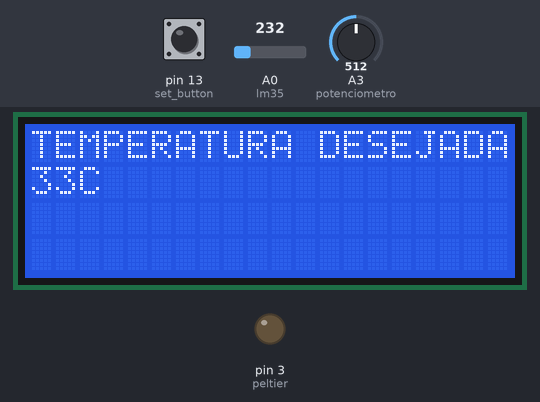
The program below on a simulated Arduino Uno, built with avr-gcc and run on an emulated ATmega328P. On the bench: 20×4 character LCD, output pins drawn as LEDs (lit = HIGH). The inputs (shaded band) are chosen by the test bench; at power-on: pin 13 (set_button) HIGH, A0 (lm35) = 232, A3 (potenciometro) = 512. What the program prints to the serial monitor is not drawn.

Above: at 1.2 s.
1.3 s: pin 13 (set_button) pulled LOW for 0.15 s
At 1.87 s:
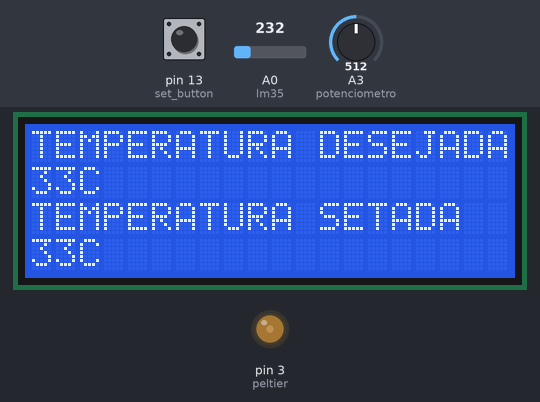
2.0 s: A0 (lm35) set to 201
At 3.46 s:
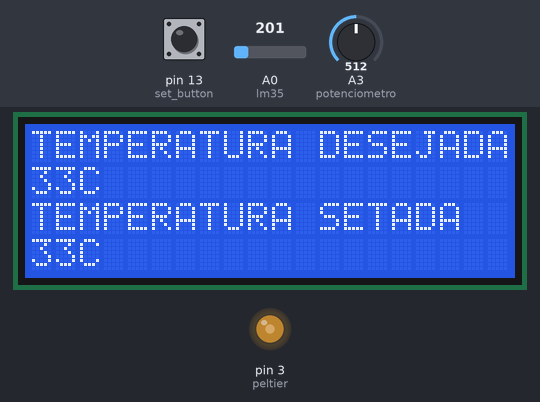
3.8 s: A0 (lm35) set to 174
6.8 s: A3 (potenciometro) set to 716
At 6.99 s:
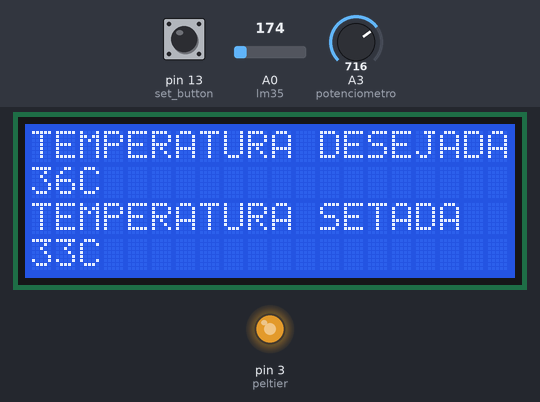
8.4 s: pin 13 (set_button) pulled LOW for 1 s
At 9.9 s:
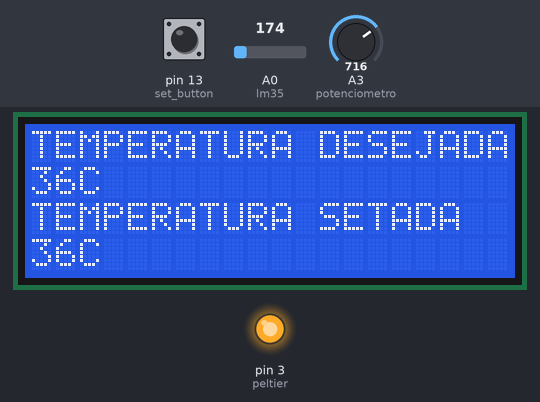
10.9 s: A3 (potenciometro) set to 900
Timing chart, 0 to 13.4 s (numbered marks = the images above; inputs shaded):
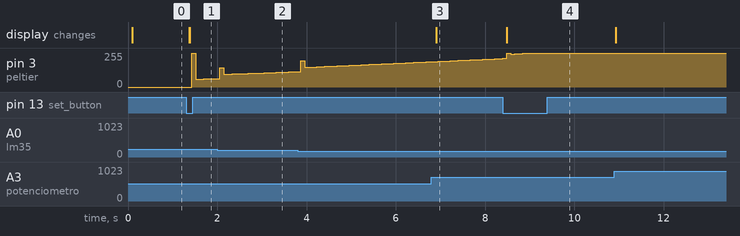

Measured:
- after the input at 1.3 s, pin 3 (peltier): 0/255 → 255/255 after 0.13 s, → 59/255 0.09 s later, → 60/255 0.09 s later, → 61/255 0.09 s later, … (6 changes in this stretch); the display: first changes after 0.07 s (image 1 shows a later state)
- after the input at 6.8 s, the display: changes after 0.11 s (image 3)
- after the input at 8.4 s, the display: changes after 0.09 s (image 4)

The program:

main.cpp
```cpp
#include <Arduino.h>

#include <Wire.h>
#include <LiquidCrystal_I2C.h>

#include "Arduino_FreeRTOS.h"
#include "task.h"
#include "semphr.h"

#define potenciometro A3
#define set_button 13

#define lm35 A0
#define peltier 3

TaskHandle_t potenciometroTaskH;
TaskHandle_t temperaturaTaskH;

uint16_t valor_potenciometro;
uint8_t temp_pot;
uint8_t temp_set;

SemaphoreHandle_t SerialMutex;
LiquidCrystal_I2C lcd(0x3F, 20, 4);

void sendGantt(const char *name, unsigned int stime, unsigned int etime);
void potenciometroTask(void *arg);
void temperaturaTask(void *arg);

void setup()
{
    Serial.begin(9600);

    lcd.init();
    lcd.backlight();
    lcd.clear();

    analogReference(INTERNAL); // usa referência interna de 1,1V

    pinMode(set_button, INPUT);
    pinMode(lm35, INPUT);
    pinMode(peltier, OUTPUT);

    SerialMutex = xSemaphoreCreateMutex();

    xTaskCreate(temperaturaTask,
                "temperaturaTask",
                256,
                NULL,
                1,
                &temperaturaTaskH);

    xTaskCreate(potenciometroTask,
                "potenciometroTask",
                128,
                NULL,
                0,
                &potenciometroTaskH);
}

void loop()
{
}

void sendGantt(const char *name, unsigned int stime, unsigned int etime)
{
    if (xSemaphoreTake(SerialMutex, portMAX_DELAY) == pdTRUE) {
        Serial.print("\t\t");
        Serial.print(name);
        Serial.print(": ");
        Serial.print(stime);
        Serial.print(", ");
        Serial.println(etime);
        xSemaphoreGive(SerialMutex);
    }
}

uint8_t temp_pot_ant = 0;

void potenciometroTask(void *arg) {

    boolean button_state, prev_button_state, prev_temp_set = false;

    while (true)
    {

        valor_potenciometro = analogRead(potenciometro);
        temp_pot = map(valor_potenciometro, 0, 1023, 25, 42);

        if (abs(temp_pot - temp_pot_ant) >= 1)
        {
            temp_pot_ant = temp_pot;
            prev_temp_set = true;
            lcd.setCursor(0, 0);
            lcd.print("TEMPERATURA DESEJADA");
            lcd.setCursor(0, 1);
            lcd.print(temp_pot);
            lcd.setCursor(2, 1);
            lcd.print("C");
            Serial.print("Teperatura desejada: ");
            Serial.println(temp_pot);
        }

        button_state = !digitalRead(set_button);

        if (button_state && !prev_button_state && prev_temp_set)
        {
            temp_set = temp_pot;
            prev_temp_set = false;
            lcd.setCursor(0, 2);
            lcd.print("TEMPERATURA SETADA");
            lcd.setCursor(0, 3);
            lcd.print(temp_set);
            lcd.setCursor(2, 3);
            lcd.print("C");
            Serial.print("Temperatura setada: ");
            Serial.println(temp_set);
        }

        prev_button_state = button_state;

        vTaskDelay(100 / portTICK_PERIOD_MS);
    }
}

int set = 40;
int pwm = 0;

double pid;

double error = 0, last_error = 0;
double last_temperature;
long last_process;

double kp = 10, ki = 1.0, kd = 1.5;
double p = 0, i = 0, d = 0;

void temperaturaTask(void *arg) {

    while (true)
    {

        int leitura = analogRead(lm35);
        float tensao = leitura * (1.1 / 1023.0); // referência interna
        int temperature = tensao * 100.0;        // 10 mV/°C

        error = temp_set - temperature;
        float delta = (millis() - last_process) / 1000.0;
        last_process = millis();

        p = error * kp;
        i += (error * ki) * delta;
        d = ((error - last_error) / delta) * kd;

        pid = p + i + d;

        pwm = constrain(pid, 0, 255);

        analogWrite(peltier, pwm);

        Serial.println(temperature);
        last_error = error;

        vTaskDelay(100 / portTICK_PERIOD_MS);
    }
}
```
